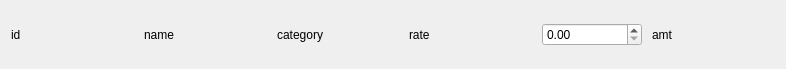
<?xml version="1.0" encoding="UTF-8"?>
<ui version="4.0">
 <class>displayWidget</class>
 <widget class="QWidget" name="displayWidget">
  <property name="geometry">
   <rect>
    <x>0</x>
    <y>0</y>
    <width>786</width>
    <height>69</height>
   </rect>
  </property>
  <property name="windowTitle">
   <string>Form</string>
  </property>
  <layout class="QVBoxLayout" name="verticalLayout">
   <item>
    <layout class="QHBoxLayout" name="horizontalLayout">
     <property name="spacing">
      <number>10</number>
     </property>
     <item>
      <widget class="QLabel" name="lblId">
       <property name="text">
        <string>id</string>
       </property>
      </widget>
     </item>
     <item>
      <widget class="QLabel" name="lblName">
       <property name="text">
        <string>name</string>
       </property>
      </widget>
     </item>
     <item>
      <widget class="QLabel" name="lblCategory">
       <property name="text">
        <string>category</string>
       </property>
      </widget>
     </item>
     <item>
      <widget class="QLabel" name="lblRate">
       <property name="text">
        <string>rate</string>
       </property>
      </widget>
     </item>
     <item>
      <widget class="QDoubleSpinBox" name="doubleSpinBox">
       <property name="maximumSize">
        <size>
         <width>100</width>
         <height>16777215</height>
        </size>
       </property>
      </widget>
     </item>
     <item>
      <widget class="QLabel" name="lblamt">
       <property name="text">
        <string>amt</string>
       </property>
      </widget>
     </item>
    </layout>
   </item>
  </layout>
 </widget>
 <resources/>
 <connections/>
</ui>
